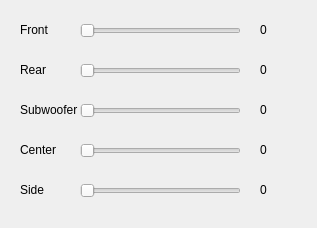
<?xml version="1.0" encoding="UTF-8"?>
<ui version="4.0">
 <class>Widget</class>
 <widget class="QWidget" name="Widget">
  <property name="geometry">
   <rect>
    <x>0</x>
    <y>0</y>
    <width>317</width>
    <height>228</height>
   </rect>
  </property>
  <property name="minimumSize">
   <size>
    <width>317</width>
    <height>228</height>
   </size>
  </property>
  <property name="maximumSize">
   <size>
    <width>317</width>
    <height>228</height>
   </size>
  </property>
  <property name="windowTitle">
   <string>DemoVolume</string>
  </property>
  <widget class="QSlider" name="hsldChannelFront">
   <property name="geometry">
    <rect>
     <x>80</x>
     <y>20</y>
     <width>161</width>
     <height>22</height>
    </rect>
   </property>
   <property name="maximum">
    <number>100</number>
   </property>
   <property name="value">
    <number>0</number>
   </property>
   <property name="orientation">
    <enum>Qt::Orientation::Horizontal</enum>
   </property>
  </widget>
  <widget class="QLabel" name="lbVolumeFront">
   <property name="geometry">
    <rect>
     <x>260</x>
     <y>20</y>
     <width>41</width>
     <height>20</height>
    </rect>
   </property>
   <property name="text">
    <string notr="true">0</string>
   </property>
  </widget>
  <widget class="QLabel" name="lbChannelFront">
   <property name="geometry">
    <rect>
     <x>20</x>
     <y>20</y>
     <width>47</width>
     <height>20</height>
    </rect>
   </property>
   <property name="text">
    <string>Front</string>
   </property>
  </widget>
  <widget class="QLabel" name="lbChannelRear">
   <property name="geometry">
    <rect>
     <x>20</x>
     <y>60</y>
     <width>47</width>
     <height>20</height>
    </rect>
   </property>
   <property name="text">
    <string>Rear</string>
   </property>
  </widget>
  <widget class="QSlider" name="hsldChannelRear">
   <property name="geometry">
    <rect>
     <x>80</x>
     <y>60</y>
     <width>161</width>
     <height>22</height>
    </rect>
   </property>
   <property name="maximum">
    <number>100</number>
   </property>
   <property name="value">
    <number>0</number>
   </property>
   <property name="orientation">
    <enum>Qt::Orientation::Horizontal</enum>
   </property>
  </widget>
  <widget class="QLabel" name="lbVolumeRear">
   <property name="geometry">
    <rect>
     <x>260</x>
     <y>60</y>
     <width>41</width>
     <height>20</height>
    </rect>
   </property>
   <property name="text">
    <string notr="true">0</string>
   </property>
  </widget>
  <widget class="QLabel" name="lbVolumeSub">
   <property name="geometry">
    <rect>
     <x>260</x>
     <y>100</y>
     <width>41</width>
     <height>20</height>
    </rect>
   </property>
   <property name="text">
    <string notr="true">0</string>
   </property>
  </widget>
  <widget class="QLabel" name="lbChannelSub">
   <property name="geometry">
    <rect>
     <x>20</x>
     <y>100</y>
     <width>61</width>
     <height>20</height>
    </rect>
   </property>
   <property name="text">
    <string>Subwoofer</string>
   </property>
  </widget>
  <widget class="QSlider" name="hsldChannelSub">
   <property name="geometry">
    <rect>
     <x>80</x>
     <y>100</y>
     <width>161</width>
     <height>22</height>
    </rect>
   </property>
   <property name="maximum">
    <number>100</number>
   </property>
   <property name="value">
    <number>0</number>
   </property>
   <property name="orientation">
    <enum>Qt::Orientation::Horizontal</enum>
   </property>
  </widget>
  <widget class="QLabel" name="lbChannelCenter">
   <property name="geometry">
    <rect>
     <x>20</x>
     <y>140</y>
     <width>61</width>
     <height>20</height>
    </rect>
   </property>
   <property name="text">
    <string>Center</string>
   </property>
  </widget>
  <widget class="QLabel" name="lbVolumeCenter">
   <property name="geometry">
    <rect>
     <x>260</x>
     <y>140</y>
     <width>41</width>
     <height>20</height>
    </rect>
   </property>
   <property name="text">
    <string notr="true">0</string>
   </property>
  </widget>
  <widget class="QSlider" name="hsldChannelCenter">
   <property name="geometry">
    <rect>
     <x>80</x>
     <y>140</y>
     <width>161</width>
     <height>22</height>
    </rect>
   </property>
   <property name="maximum">
    <number>100</number>
   </property>
   <property name="value">
    <number>0</number>
   </property>
   <property name="orientation">
    <enum>Qt::Orientation::Horizontal</enum>
   </property>
  </widget>
  <widget class="QLabel" name="lbChannelSide">
   <property name="geometry">
    <rect>
     <x>20</x>
     <y>180</y>
     <width>61</width>
     <height>20</height>
    </rect>
   </property>
   <property name="text">
    <string>Side</string>
   </property>
  </widget>
  <widget class="QLabel" name="lbVolumeSide">
   <property name="geometry">
    <rect>
     <x>260</x>
     <y>180</y>
     <width>41</width>
     <height>20</height>
    </rect>
   </property>
   <property name="text">
    <string notr="true">0</string>
   </property>
  </widget>
  <widget class="QSlider" name="hsldChannelSide">
   <property name="geometry">
    <rect>
     <x>80</x>
     <y>180</y>
     <width>161</width>
     <height>22</height>
    </rect>
   </property>
   <property name="maximum">
    <number>100</number>
   </property>
   <property name="value">
    <number>0</number>
   </property>
   <property name="orientation">
    <enum>Qt::Orientation::Horizontal</enum>
   </property>
  </widget>
 </widget>
 <layoutdefault spacing="6" margin="11"/>
 <resources/>
 <connections/>
</ui>
